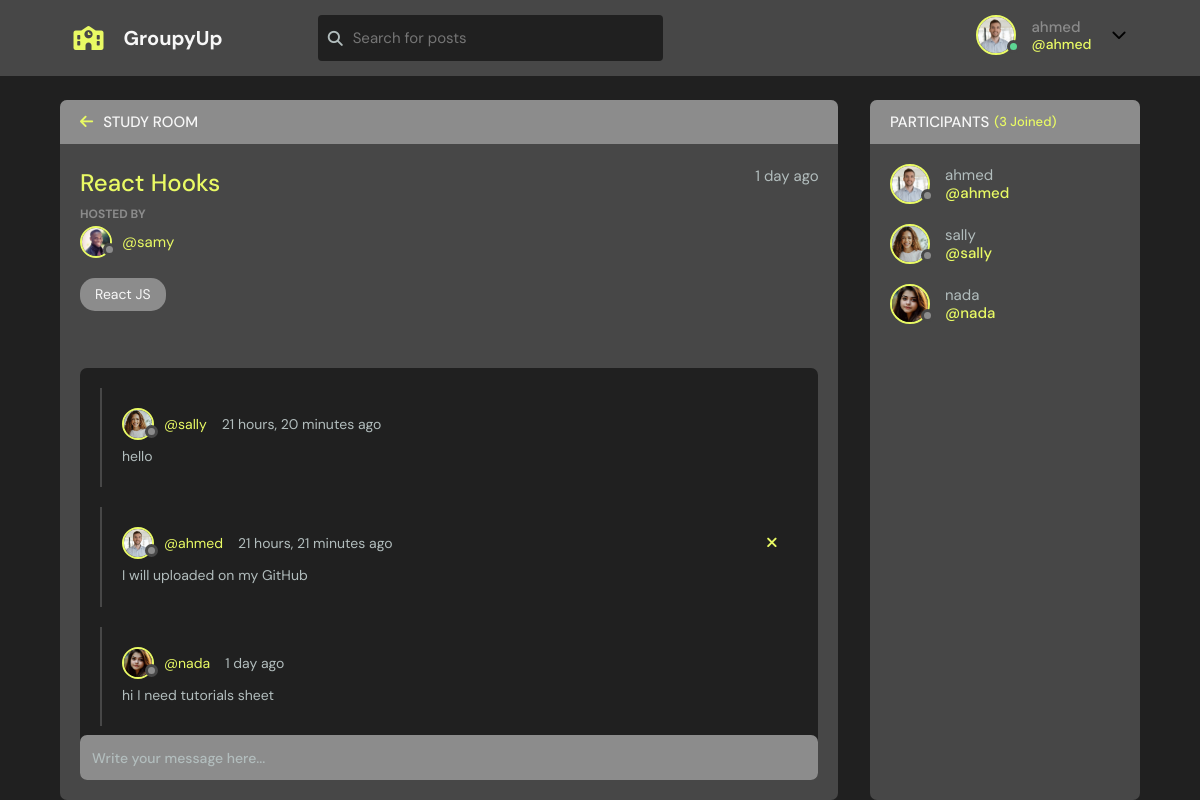
The app's page /room/2/ (signed in) with its own data.
### base/models.py (models this page shows, shortened)
class User(AbstractUser):
    name = models.CharField(max_length=200, null=True)
    email = models.EmailField(unique=True, null=True)
    bio = models.TextField(null=True)
    avatar = models.ImageField(null=True, default="avatar.svg")
    REQUIRED_FIELDS = []

class Room(models.Model):
    host = models.ForeignKey(User, on_delete=models.CASCADE, null=True)
    topic = models.ForeignKey(Topic, on_delete=models.CASCADE, null=True)
    name = models.CharField(max_length=200)
    description = models.TextField(null=True, blank=True)
    participants = models.ManyToManyField(
        User, related_name='participants', blank=True)
    updated = models.DateTimeField(auto_now=True)
    created = models.DateTimeField(auto_now_add=True)
    class Meta:
        ordering = ['-updated', '-created']

class Topic(models.Model):
    name = models.CharField(max_length=200)
    def __str__(self):
        return self.name

class Message(models.Model):
    user = models.ForeignKey(User, on_delete=models.CASCADE)
    room = models.ForeignKey(Room, on_delete=models.CASCADE)
    body = models.TextField()
    updated = models.DateTimeField(auto_now=True)
    created = models.DateTimeField(auto_now_add=True)
    class Meta:
        ordering = ['-updated', '-created']

### base/views.py (the view, shortened to what this page needs)
# urls.py: path('room/<str:pk>/', views.room, name="room"),
@login_required(login_url='login')
def room(request, pk):
    room = Room.objects.get(id=pk)
    room_messages = room.message_set.all()
    participants = room.participants.all()
    context = {'room': room, 'room_messages': room_messages, 'participants': participants}
    return render(request, 'base/room.html', context)

### base/templates/base/room.html (shortened to what this page needs)
{% extends 'base/main.html' %}
{% block content %}
<main class="profile-page layout layout--2">
  <div class="container">
    <div class="room">
      <div class="room__top">
        <div class="room__topLeft">
          <a href="{% url 'home' %}">
            <i class="fa-solid fa-arrow-left"></i>
          </a>
          <h3>Study Room</h3>
        </div>
      </div>
      <div class="room__box scroll">
        <div class="room__header scroll">
          <div class="room__info">
            <h3>{{room.name}}</h3>
            <span>{{room.created|timesince}} ago</span>
          </div>
          <div class="room__hosted">
            <p>Hosted By</p>
            <a href="{% url 'user-profile' room.host.id %}" class="room__author">
              <div class="avatar avatar--small">
                <img src="{{room.host.avatar.url}}" />
              </div>
              <span>@{{room.host.username}}</span>
            </a>
          </div>
          <span class="room__topics">{{room.topic}}</span>
        </div>
        <div class="room__conversation">
          <div class="threads scroll">
            {% for message in room_messages %}
            <div class="thread">
              <div class="thread__top">
                <div class="thread__author">
                  <a href="{% url 'user-profile' message.user.id %}" class="thread__authorInfo">
                    <div class="avatar avatar--small">
                      <img src="{{message.user.avatar.url}}" />
                    </div>
                    <span>@{{message.user.username}}</span>
                  </a>
                  <span class="thread__date">{{message.created|timesince}} ago</span>
                </div>
                {% if request.user == message.user %}
                <a href="{% url 'delete-message' message.id %}">
                  <div class="thread__delete">
                    <i class="fa-solid fa-xmark"></i>
                  </div>
                </a>
                {% endif %}
              </div>
              <div class="thread__details">
                {{message.body}}
              </div>
            </div>
            {% endfor %}
          </div>
        </div>
      </div>
      <div class="room__message">
        <form action="" method="POST">
          <input name="body" placeholder="Write your message here..." />
        </form>
      </div>
    </div>
    <div class="participants">
      <h3 class="participants__top">Participants <span>({{participants.count}} Joined)</span></h3>
      <div class="participants__list scroll">
        {% for user in participants %}
        <a href="{%  url 'user-profile' user.id %}" class="participant">
          <div class="avatar avatar--medium">
            <img src="{{user.avatar.url}}" />
          </div>
          <p>
            {{user.name}}
            <span>@{{user.username}}</span>
          </p>
        </a>
        {% endfor %}
      </div>
    </div>
  </div>
</main>
{% endblock content %}

### base/templates/base/main.html (shortened to what this page needs)
<!DOCTYPE html>
{% load static %}
<html lang="en">
<head>
    <link rel="stylesheet" href="{% static 'styles/style.css' %}" />
</head>
<body>
    {% include 'base/navbar.html' %}
    {% block content %}
    {% endblock %}
</body>
</html>

### base/templates/base/navbar.html (shortened to what this page needs)
{% load static %}
<header class="header header--loggedIn">
    <div class="container">
        <a href="{% url 'home' %}" class="header__logo">
            <i class="fa-solid fa-school" style="font-size: 24px"></i>
            <h1>GroupyUp</h1>
        </a>
        <form class="header__search" method="GET" action="{% url 'home' %}">
            <label>
                <i class="fa-solid fa-magnifying-glass"></i>
                <input name="q" placeholder="Search for posts" />
            </label>
        </form>
        <nav class="header__menu">
            {% if request.user.is_authenticated %}
            <div class="header__user">
                <a href="{% url 'update-user' %}">
                    <div class="avatar avatar--medium active">
                        <img src="{{request.user.avatar.url}}" />
                    </div>
                    <p>{{request.user.username}} <span>@{{request.user.username}}</span></p>
                </a>
                <button class="dropdown-button">
                    <i class="fa-solid fa-chevron-down"></i>
                </button>
            </div>
            {% else %}
            <a href="{% url 'login' %}">
                <img src="{% static 'images/avatar.svg' %}" />
                <p>Login</p>
            </a>
            {% endif %}
        </nav>
    </div>
</header>

### records on screen
User: user.avatar (picture), user.username "ahmed", avatar (picture), name "ahmed", username "ahmed"
Room: name "React Hooks", created "1 day", host.avatar (picture), host.username "samy", topic "React JS"
Message: user.avatar (picture), user.username "sally", created "21 hours, 20 minutes", body "hello"
Message: user.avatar (picture), user.username "ahmed", created "21 hours, 21 minutes", body "I will uploaded on my GitHub"
Message: user.avatar (picture), user.username "nada", created "1 day", body "hi I need tutorials sheet"
User: avatar (picture), name "sally", username "sally"
User: avatar (picture), name "nada", username "nada"

### other values on screen
{{ participants.count }} "3"
